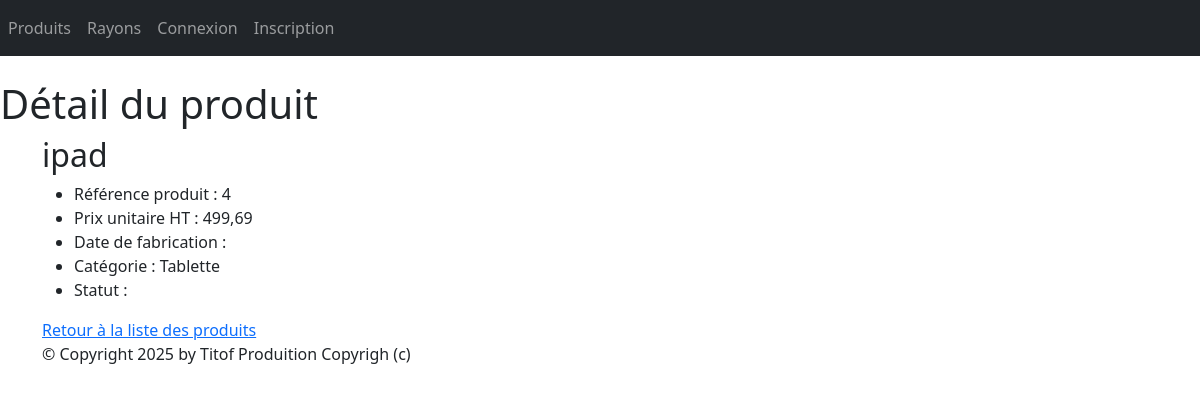
The app's page /monApp/produit/4/, older data.
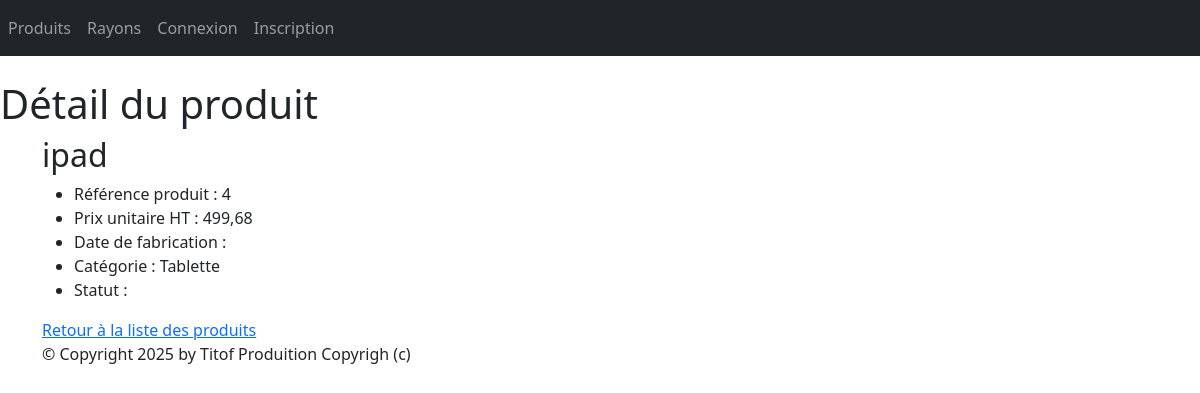
The same page, newer data.
### monApp/models.py (models this page shows, shortened)
class Produit(models.Model):
	refProd = models.AutoField(primary_key=True)
	intituleProd = models.CharField(max_length=200)
	prixUnitaireProd = models.DecimalField(max_digits=10, decimal_places=2)
	dateFabrication = models.DateField(default=datetime.date(2024, 9, 4))
	categorie = models.ForeignKey(Categorie, on_delete=models.CASCADE, related_name="produits", null=True, blank=True)
	statut = models.ForeignKey(Statut, on_delete=models.CASCADE, related_name="produits", null=True, blank=True)

class Categorie(models.Model):
	idCat = models.AutoField(primary_key=True)
	nomCat = models.CharField(max_length=100)
	def __str__(self):
		return self.nomCat

### monApp/views.py (the view)
# urls.py: path("produit/<pk>/" ,views.ProduitDetailView.as_view(), name="dtl_prdt"),
class ProduitDetailView(DetailView):
    model = Produit
    template_name = "monApp/detail_produit.html"
    context_object_name = "prdt"
    def get_context_data(self, **kwargs):
        context = super(ProduitDetailView, self).get_context_data(**kwargs)
        context['titremenu'] = "Détail du produit"
        return context

### monApp/templates/monApp/detail_produit.html
{% extends 'monApp/base.html' %}
{% block menu %}
    <h1>{{ titremenu }}</h1>
{% endblock %}
{% block contenu %}
    <h2>{{ prdt.intituleProd }}</h2>
    <ul>
        <li>Référence produit : {{ prdt.refProd }}</li>
        <li>Prix unitaire HT : {{ prdt.prixUnitaireProd }}</li>
        <li>Date de fabrication : {{ prdt.dateFabProd }}</li>
        <li>Catégorie : {{ prdt.categorie }}</li>
        <li>Statut : {{ prdt.status }}</li>
    </ul>
    <a href="{% url 'lst_prdts' %}">Retour à la liste des produits</a>
{% endblock %}

Row changes from the older to the newer data that the page shows:
changed Produit "ipad": prixUnitaireProd "499,69" → "499,68"
